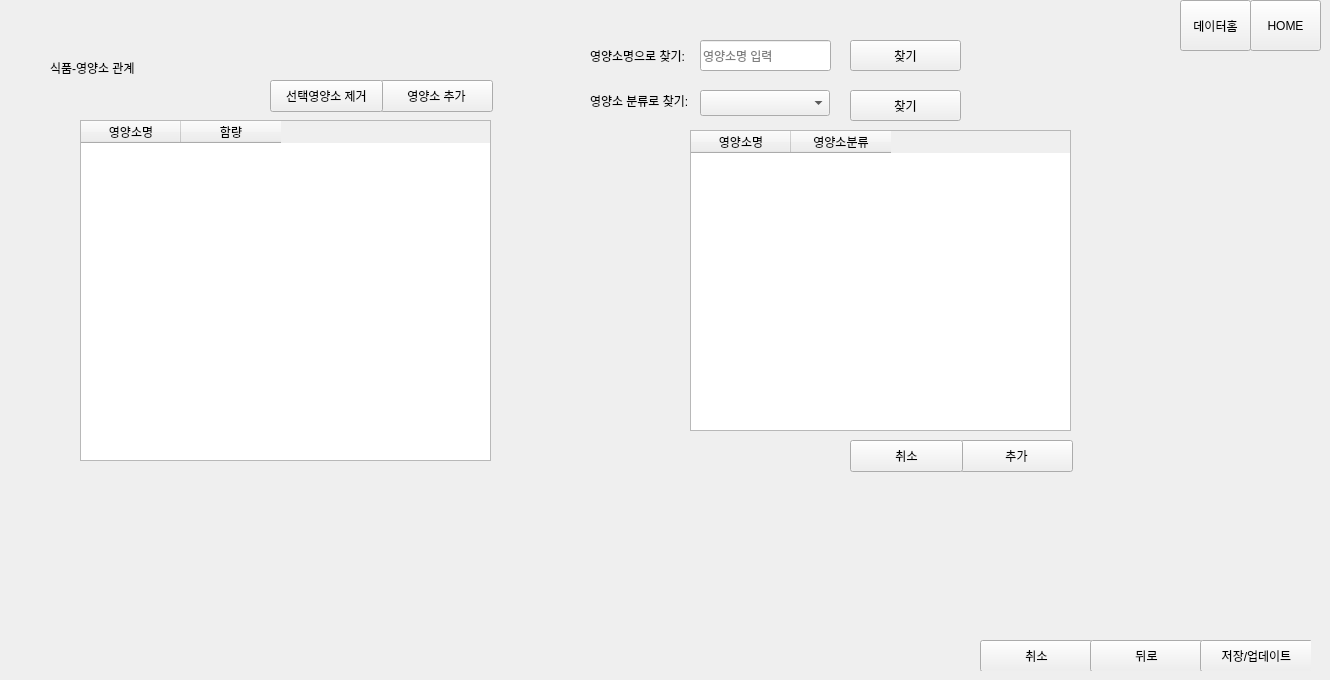
      <widget class="QWidget" name="page_data_ing_4_16">
       <widget class="QWidget" name="widget_61" native="true">
        <property name="geometry">
         <rect>
          <x>0</x>
          <y>10</y>
          <width>701</width>
          <height>561</height>
         </rect>
        </property>
        <widget class="QLabel" name="label_70">
         <property name="geometry">
          <rect>
           <x>50</x>
           <y>50</y>
           <width>111</width>
           <height>16</height>
          </rect>
         </property>
         <property name="text">
          <string>식품-영양소 관계</string>
         </property>
        </widget>
        <widget class="QTableWidget" name="tableWidget_nut_quant_16">
         <property name="geometry">
          <rect>
           <x>80</x>
           <y>110</y>
           <width>411</width>
           <height>341</height>
          </rect>
         </property>
         <column>
          <property name="text">
           <string>영양소명</string>
          </property>
         </column>
         <column>
          <property name="text">
           <string>함량</string>
          </property>
         </column>
        </widget>
        <widget class="QPushButton" name="btn_show_popup_nut_16">
         <property name="geometry">
          <rect>
           <x>380</x>
           <y>70</y>
           <width>113</width>
           <height>32</height>
          </rect>
         </property>
         <property name="text">
          <string>영양소 추가</string>
         </property>
        </widget>
        <widget class="QPushButton" name="btn_delete_selected_nut_16">
         <property name="geometry">
          <rect>
           <x>270</x>
           <y>70</y>
           <width>113</width>
           <height>32</height>
          </rect>
         </property>
         <property name="text">
          <string>선택영양소 제거</string>
         </property>
        </widget>
       </widget>
       <widget class="QWidget" name="widget_62" native="true">
        <property name="geometry">
         <rect>
          <x>960</x>
          <y>610</y>
          <width>351</width>
          <height>61</height>
         </rect>
        </property>
        <widget class="QPushButton" name="btn_cancel_16">
         <property name="geometry">
          <rect>
           <x>20</x>
           <y>30</y>
           <width>113</width>
           <height>32</height>
          </rect>
         </property>
         <property name="text">
          <string>취소</string>
         </property>
        </widget>
        <widget class="QPushButton" name="btn_back_16">
         <property name="geometry">
          <rect>
           <x>130</x>
           <y>30</y>
           <width>113</width>
           <height>32</height>
          </rect>
         </property>
         <property name="text">
          <string>뒤로</string>
         </property>
        </widget>
        <widget class="QPushButton" name="btn_save_16">
         <property name="geometry">
          <rect>
           <x>240</x>
           <y>30</y>
           <width>113</width>
           <height>32</height>
          </rect>
         </property>
         <property name="text">
          <string>저장/업데이트</string>
         </property>
        </widget>
       </widget>
       <widget class="QWidget" name="widget_popup_nut_16" native="true">
        <property name="enabled">
         <bool>true</bool>
        </property>
        <property name="geometry">
         <rect>
          <x>540</x>
          <y>30</y>
          <width>571</width>
          <height>451</height>
         </rect>
        </property>
        <widget class="QComboBox" name="comboBox_nut_category1_16">
         <property name="geometry">
          <rect>
           <x>160</x>
           <y>60</y>
           <width>130</width>
           <height>26</height>
          </rect>
         </property>
         <property name="currentText">
          <string/>
         </property>
        </widget>
        <widget class="QLabel" name="label_221">
         <property name="geometry">
          <rect>
           <x>50</x>
           <y>50</y>
           <width>101</width>
           <height>41</height>
          </rect>
         </property>
         <property name="text">
          <string>영양소 분류로 찾기:</string>
         </property>
        </widget>
        <widget class="QTableWidget" name="tableWidget_nutCandidates_16">
         <property name="geometry">
          <rect>
           <x>150</x>
           <y>100</y>
           <width>381</width>
           <height>301</height>
          </rect>
         </property>
         <column>
          <property name="text">
           <string>영양소명</string>
          </property>
         </column>
         <column>
          <property name="text">
           <string>영양소분류</string>
          </property>
         </column>
        </widget>
        <widget class="QLineEdit" name="lineEdit_nut_name_16">
         <property name="geometry">
          <rect>
           <x>160</x>
           <y>10</y>
           <width>131</width>
           <height>31</height>
          </rect>
         </property>
         <property name="placeholderText">
          <string>영양소명 입력</string>
         </property>
        </widget>
        <widget class="QPushButton" name="btn_findby_nut_category_16">
         <property name="geometry">
          <rect>
           <x>310</x>
           <y>60</y>
           <width>111</width>
           <height>31</height>
          </rect>
         </property>
         <property name="text">
          <string>찾기</string>
         </property>
        </widget>
        <widget class="QLabel" name="label_222">
         <property name="geometry">
          <rect>
           <x>50</x>
           <y>10</y>
           <width>101</width>
           <height>31</height>
          </rect>
         </property>
         <property name="text">
          <string>영양소명으로 찾기:</string>
         </property>
        </widget>
        <widget class="QPushButton" name="btn_findby_nut_name_16">
         <property name="geometry">
          <rect>
           <x>310</x>
           <y>10</y>
           <width>111</width>
           <height>31</height>
          </rect>
         </property>
         <property name="text">
          <string>찾기</string>
         </property>
        </widget>
        <widget class="QPushButton" name="btn_add_nut_16">
         <property name="geometry">
          <rect>
           <x>420</x>
           <y>410</y>
           <width>113</width>
           <height>32</height>
          </rect>
         </property>
         <property name="text">
          <string>추가</string>
         </property>
        </widget>
        <widget class="QPushButton" name="btn_cancel_add_nut_16">
         <property name="geometry">
          <rect>
           <x>310</x>
           <y>410</y>
           <width>113</width>
           <height>32</height>
          </rect>
         </property>
         <property name="text">
          <string>취소</string>
         </property>
        </widget>
       </widget>
       <widget class="QWidget" name="widget_65" native="true">
        <property name="geometry">
         <rect>
          <x>1180</x>
          <y>0</y>
          <width>141</width>
          <height>51</height>
         </rect>
        </property>
        <widget class="QPushButton" name="btn_home_16">
         <property name="geometry">
          <rect>
           <x>70</x>
           <y>0</y>
           <width>71</width>
           <height>51</height>
          </rect>
         </property>
         <property name="text">
          <string>HOME</string>
         </property>
        </widget>
        <widget class="QPushButton" name="btn_data_home_16">
         <property name="geometry">
          <rect>
           <x>0</x>
           <y>0</y>
           <width>71</width>
           <height>51</height>
          </rect>
         </property>
         <property name="text">
          <string>데이터홈</string>
         </property>
        </widget>
       </widget>
      </widget>
